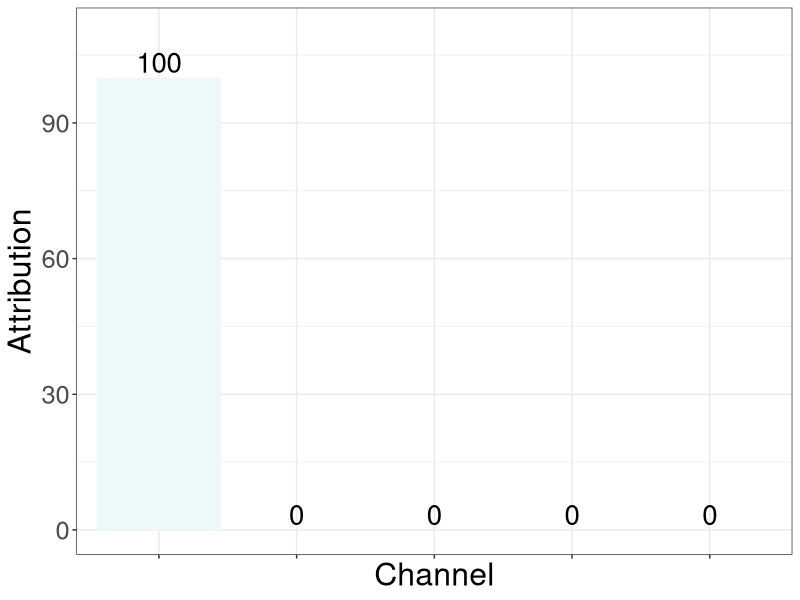
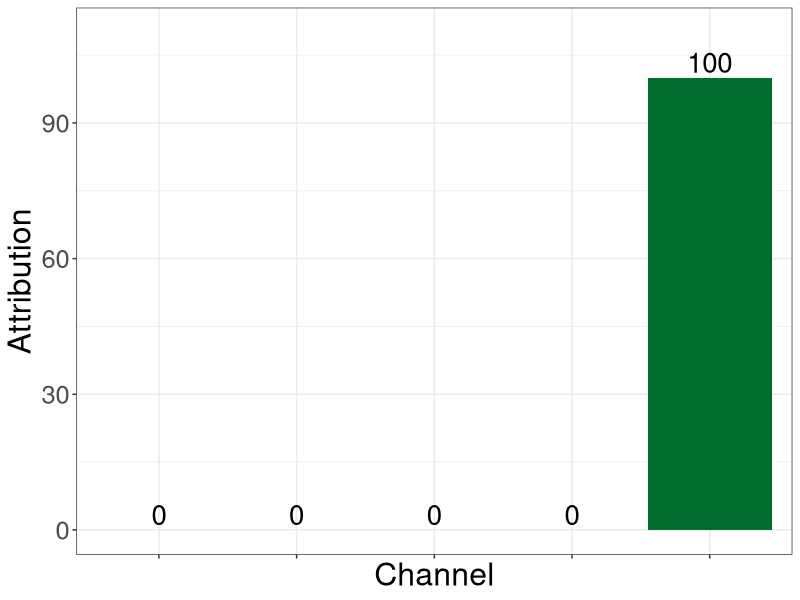
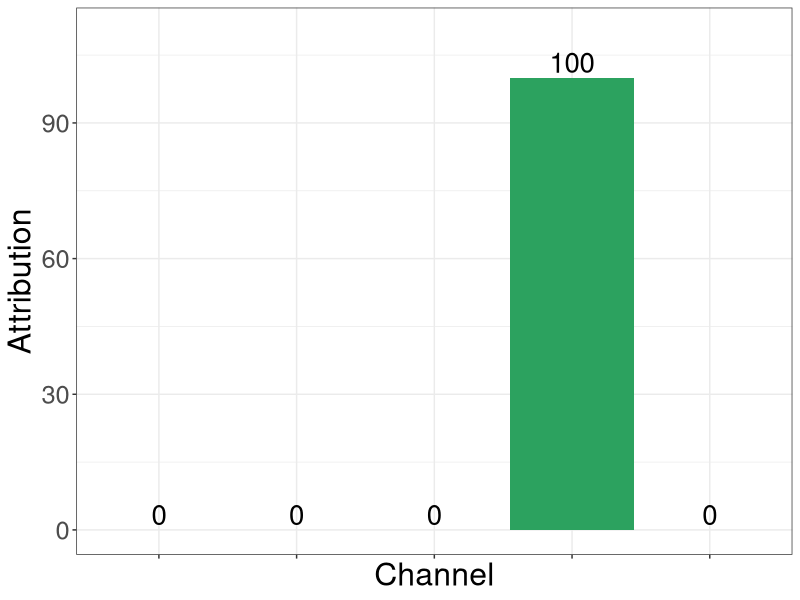
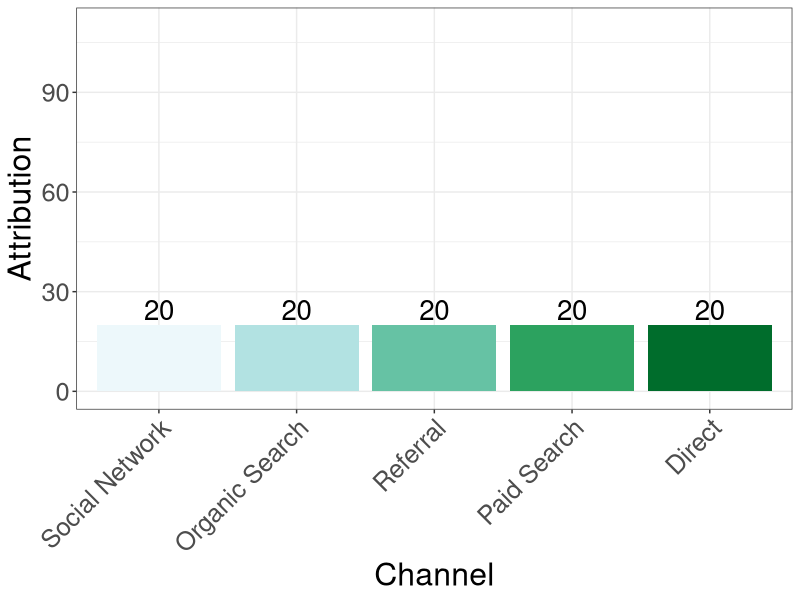
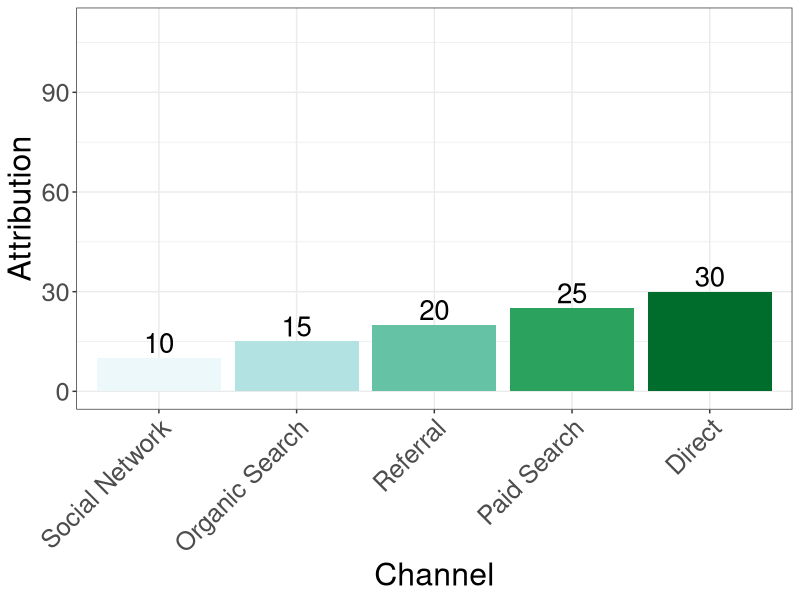

Recreate these plots in R, in order.
## ---- chunk 1
knitr::opts_chunk$set(fig.width=8, fig.height=4, echo=FALSE, warning=FALSE, message=FALSE)
## ---- chunk 2
library(dplyr)
library(RColorBrewer)
library(colorspace)
library(ggplot2)

categoryData = data.frame(values = c(100,0,0,0,0),Class = c("Social Network","Organic Search", "Referral", "Paid Search", "Direct"))
colourCount = length(unique(categoryData$Class))

colours = c('#edf8fb','#b2e2e2','#66c2a4','#2ca25f','#006d2c')
dataApp <- categoryData #%>% dplyr::filter(Class == "SVM")
dataApp$Class = factor(dataApp$Class, levels=c(Class = c("Social Network","Organic Search", "Referral", "Paid Search", "Direct")))
c <- ggplot(dataApp, aes(x=factor(Class),y=values,fill = factor(Class)))
c+geom_bar(stat="identity",position=position_dodge()) +
  geom_text(aes(y=values, ymax=values, label=round(values,2)),
            position= position_dodge(width=0.9),vjust=-.25, color="black",size = 7) +
  scale_fill_manual(values = colours,guide = FALSE) + theme_bw() + 
  xlab("Channel") + ylab("Attribution") + expand_limits(y = c(0, 110))+
  theme(text = element_text(size=23),plot.title = element_text(size = rel(1)),axis.text.x = element_blank())# +  scale_fill_brewer(name = "Classifier")
## ---- chunk 3
library(dplyr)
library(RColorBrewer)
library(colorspace)
library(ggplot2)
categoryData = data.frame(values = c(0,0,0,0,100),Class = c("Social Network","Organic Search", "Referral", "Paid Search", "Direct"))
colourCount = length(unique(categoryData$Class))

colours = c('#edf8fb','#b2e2e2','#66c2a4','#2ca25f','#006d2c')
dataApp <- categoryData #%>% dplyr::filter(Class == "SVM")
dataApp$Class = factor(dataApp$Class, levels=c(Class = c("Social Network","Organic Search", "Referral", "Paid Search", "Direct")))
c <- ggplot(dataApp, aes(x=factor(Class),y=values,fill = factor(Class)))
c+geom_bar(stat="identity",position=position_dodge()) +
  geom_text(aes(y=values, ymax=values, label=round(values,2)),
            position= position_dodge(width=0.9),vjust=-.25, color="black",size = 7) +
  scale_fill_manual(values = colours,guide = FALSE) + theme_bw() + 
   
  xlab("Channel") + ylab("Attribution") + expand_limits(y = c(0, 110))+
  theme(text = element_text(size=23),plot.title = element_text(size = rel(1)),axis.text.x = element_blank()) # +  scale_fill_brewer(name = "Classifier")

## ---- chunk 4
library(dplyr)
library(RColorBrewer)
library(colorspace)
library(ggplot2)
categoryData = data.frame(values = c(0,0,0,100,0),Class = c("Social Network","Organic Search", "Referral", "Paid Search", "Direct"))
colourCount = length(unique(categoryData$Class))

colours = c('#edf8fb','#b2e2e2','#66c2a4','#2ca25f','#006d2c')
dataApp <- categoryData #%>% dplyr::filter(Class == "SVM")
dataApp$Class = factor(dataApp$Class, levels=c(Class = c("Social Network","Organic Search", "Referral", "Paid Search", "Direct")))
c <- ggplot(dataApp, aes(x=factor(Class),y=values,fill = factor(Class)))
c+geom_bar(stat="identity",position=position_dodge()) +
  geom_text(aes(y=values, ymax=values, label=round(values,2)),
            position= position_dodge(width=0.9),vjust=-.25, color="black",size = 7) +
  scale_fill_manual(values = colours,guide = FALSE) + theme_bw() + 
   
  xlab("Channel") + ylab("Attribution") + expand_limits(y = c(0, 110))+
  theme(text = element_text(size=23),plot.title = element_text(size = rel(1)),axis.text.x = element_blank())# +  scale_fill_brewer(name = "Classifier")

## ---- chunk 5
library(dplyr)
library(RColorBrewer)
library(colorspace)
library(ggplot2)
categoryData = data.frame(values = c(20,20,20,20,20),Class = c("Social Network","Organic Search", "Referral", "Paid Search", "Direct"))
colourCount = length(unique(categoryData$Class))

colours = c('#edf8fb','#b2e2e2','#66c2a4','#2ca25f','#006d2c')
dataApp <- categoryData #%>% dplyr::filter(Class == "SVM")
dataApp$Class = factor(dataApp$Class, levels=c(Class = c("Social Network","Organic Search", "Referral", "Paid Search", "Direct")))
c <- ggplot(dataApp, aes(x=factor(Class),y=values,fill = factor(Class)))
c+geom_bar(stat="identity",position=position_dodge()) +
  geom_text(aes(y=values, ymax=values, label=round(values,2)),
            position= position_dodge(width=0.9),vjust=-.25, color="black",size = 7) +
  scale_fill_manual(values = colours,guide = FALSE) + theme_bw() + 
   
  xlab("Channel") + ylab("Attribution") + expand_limits(y = c(0, 110))+
  theme(text = element_text(size=23),plot.title = element_text(size = rel(1)),axis.text.x = element_text(angle = 45, hjust = 1))# +  scale_fill_brewer(name = "Classifier")

## ---- chunk 6
library(dplyr)
library(RColorBrewer)
library(colorspace)
library(ggplot2)
categoryData = data.frame(values = c(10,15,20,25,30),Class = c("Social Network","Organic Search", "Referral", "Paid Search", "Direct"))
colourCount = length(unique(categoryData$Class))

colours = c('#edf8fb','#b2e2e2','#66c2a4','#2ca25f','#006d2c')
dataApp <- categoryData #%>% dplyr::filter(Class == "SVM")
dataApp$Class = factor(dataApp$Class, levels=c(Class = c("Social Network","Organic Search", "Referral", "Paid Search", "Direct")))
c <- ggplot(dataApp, aes(x=factor(Class),y=values,fill = factor(Class)))
c+geom_bar(stat="identity",position=position_dodge()) +
  geom_text(aes(y=values, ymax=values, label=round(values,2)),
            position= position_dodge(width=0.9),vjust=-.25, color="black",size = 7) +
  scale_fill_manual(values = colours,guide = FALSE) + theme_bw() + 
   
  xlab("Channel") + ylab("Attribution") + expand_limits(y = c(0, 110))+
  theme(text = element_text(size=23),plot.title = element_text(size = rel(1)),axis.text.x = element_text(angle = 45, hjust = 1))# +  scale_fill_brewer(name = "Classifier")

